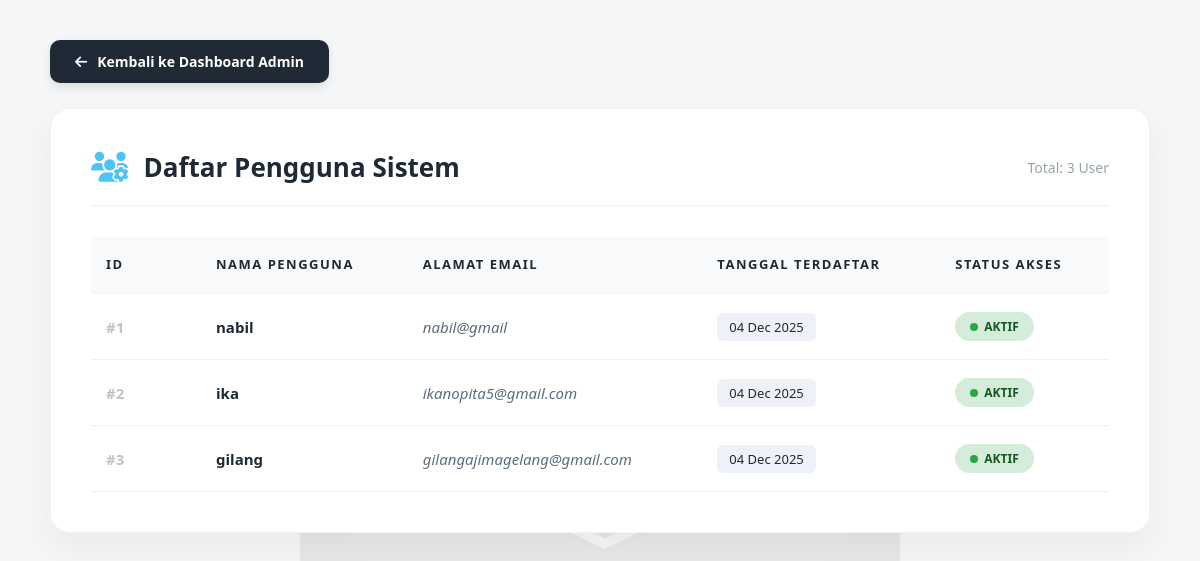
/admin_login.php (signed in), run on the app's committed database.
### tables this page shows
CREATE TABLE `users` (
  `id` int(11) NOT NULL,
  `username` varchar(50) NOT NULL,
  `email` varchar(100) NOT NULL,
  `password` varchar(255) NOT NULL,
  `created_at` timestamp NOT NULL DEFAULT current_timestamp()
);

### admin_login.php (the view, shortened to what this page needs)
<?php
include 'koneksi.php';
$query = "SELECT id, username, email, created_at FROM users ORDER BY id DESC";
$result = mysqli_query($koneksi, $query);
?>
<!DOCTYPE html>
<html lang="id">
<head>
    <link rel="stylesheet" href="https://cdnjs.cloudflare.com/ajax/libs/font-awesome/6.5.0/css/all.min.css">
</head>
<body>
<div class="container">
    <a href="dashboard.php" class="btn-back">
        <i class="fa fa-arrow-left"></i> Kembali ke Dashboard Admin
    </a>
    <div class="card">
        <div class="card-header">
            <h2><i class="fa fa-users-cog"></i> Daftar Pengguna Sistem</h2>
            <span style="color: #95a5a6; font-size: 14px;">Total: <?= mysqli_num_rows($result) ?> User</span>
        </div>
        <table>
            <thead>
                <tr>
                    <th style="width: 80px;">ID</th>
                    <th>Nama Pengguna</th>
                    <th>Alamat Email</th>
                    <th>Tanggal Terdaftar</th>
                    <th>Status Akses</th>
                </tr>
            </thead>
            <tbody>
            <?php
            if ($result && mysqli_num_rows($result) > 0) {
                $no = 1;
                while ($row = mysqli_fetch_assoc($result)) {
                    $originalDate = $row['created_at'];
                    $newDate = date("d M Y", strtotime($originalDate));
                    echo "<tr>
                            <td><span style='color:#bdc3c7; font-weight:bold;'>#{$no}</span></td>
                            <td class='user-name'>".htmlspecialchars($row['username'])."</td>
                            <td class='email-text'>".htmlspecialchars($row['email'])."</td>
                            <td><span class='date-badge'>{$newDate}</span></td>
                            <td><span class='status-pill'>Aktif</span></td>
                          </tr>";
                    $no++;
                }
            } else {
                echo "<tr><td colspan='5' style='text-align:center; padding: 50px; color: #999;'>Belum ada data pengguna.</td></tr>";
            }
            ?>
            </tbody>
        </table>
    </div>
</div>
</body>
</html>

### admin_login.php (style rules this page uses)
:root { --primary: #1f2a36; --accent: #4fc3f7; --bg: #f4f6f8; --white: #ffffff; }
body { font-family: 'Segoe UI', Tahoma, Geneva, Verdana, sans-serif; background: var(--bg); margin: 0; padding: 40px; color: #333; min-height: 100vh; }
body::before { content: ""; position: fixed; top: 50%; left: 50%; transform: translate(-50%, -50%); width: 600px; height: 600px; z-index: 0; background: url("logoshowrum.png") center/contain no-repeat; opacity: 0.06; filter: grayscale(100%); pointer-events: none; }
.container { position: relative; z-index: 1; max-width: 1100px; margin: auto; }
.btn-back { display: inline-flex; align-items: center; gap: 10px; margin-bottom: 25px; text-decoration: none; background: var(--primary); color: white; padding: 12px 25px; border-radius: 10px; font-size: 14px; font-weight: 600; transition: all 0.3s ease; box-shadow: 0 4px 10px rgba(0,0,0,0.1); }
.card { background: var(--white); padding: 40px; border-radius: 20px; box-shadow: 0 15px 35px rgba(0,0,0,0.05); border: 1px solid rgba(0,0,0,0.05); }
.card-header { display: flex; align-items: center; justify-content: space-between; margin-bottom: 30px; border-bottom: 2px solid var(--bg); padding-bottom: 20px; }
h2 { color: var(--primary); margin: 0; font-size: 26px; font-weight: 700; display: flex; align-items: center; gap: 15px; }
h2 i { color: var(--accent); font-size: 30px; }
table { width: 100%; border-collapse: collapse; margin-top: 10px; }
th { background: #f8f9fa; color: var(--primary); font-weight: 700; text-transform: uppercase; font-size: 13px; letter-spacing: 1.5px; padding: 18px 15px; text-align: left; border-bottom: 3px solid var(--bg); }
td { padding: 18px 15px; border-bottom: 1px solid #f0f0f0; font-size: 15px; color: #444; }
.user-name { font-weight: 600; color: var(--primary); }
.email-text { color: #5d6d7e; font-style: italic; }
.date-badge { display: inline-block; background: #eef2f7; padding: 5px 12px; border-radius: 6px; font-size: 13px; color: var(--primary); }
.status-pill { display: inline-flex; align-items: center; gap: 6px; background: #d4edda; color: #155724; padding: 6px 15px; border-radius: 50px; font-size: 12px; font-weight: 700; text-transform: uppercase; }
.status-pill::before { content: ""; width: 8px; height: 8px; background: #28a745; border-radius: 50%; }

### data on the page
users: username "nabil", email "nabil@gmail", created_at "04 Dec 2025"
users: username "ika", email "ikanopita5@gmail.com", created_at "04 Dec 2025"
users: username "gilang", email "gilangajimagelang@gmail.com", created_at "04 Dec 2025"

### other printed values
mysqli_num_rows($result) "3"
